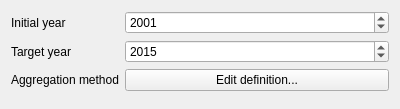
<?xml version="1.0" encoding="UTF-8"?>
<ui version="4.0">
 <class>Form</class>
 <widget class="QWidget" name="Form">
  <property name="geometry">
   <rect>
    <x>0</x>
    <y>0</y>
    <width>400</width>
    <height>109</height>
   </rect>
  </property>
  <property name="windowTitle">
   <string>Form</string>
  </property>
  <layout class="QVBoxLayout" name="verticalLayout">
   <item>
    <layout class="QFormLayout" name="formLayout">
     <item row="0" column="0">
      <widget class="QLabel" name="initial_year_la">
       <property name="text">
        <string>Initial year</string>
       </property>
      </widget>
     </item>
     <item row="0" column="1">
      <widget class="QDateEdit" name="initial_year_de">
       <property name="displayFormat">
        <string>yyyy</string>
       </property>
       <property name="date">
        <date>
         <year>2001</year>
         <month>1</month>
         <day>1</day>
        </date>
       </property>
      </widget>
     </item>
     <item row="1" column="0">
      <widget class="QLabel" name="target_year_la">
       <property name="text">
        <string>Target year</string>
       </property>
      </widget>
     </item>
     <item row="1" column="1">
      <widget class="QDateEdit" name="target_year_de">
       <property name="displayFormat">
        <string>yyyy</string>
       </property>
       <property name="date">
        <date>
         <year>2015</year>
         <month>1</month>
         <day>1</day>
        </date>
       </property>
      </widget>
     </item>
     <item row="2" column="0">
      <widget class="QLabel" name="aggregation_method_la">
       <property name="text">
        <string>Aggregation method</string>
       </property>
      </widget>
     </item>
     <item row="2" column="1">
      <widget class="QPushButton" name="aggregation_method_pb">
       <property name="text">
        <string>Edit definition...</string>
       </property>
      </widget>
     </item>
    </layout>
   </item>
  </layout>
 </widget>
 <resources/>
 <connections/>
</ui>
